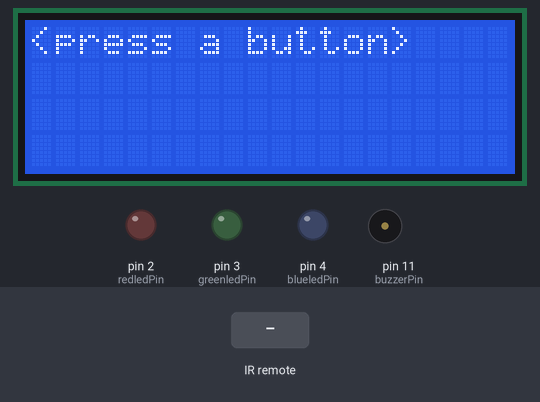
The program below on a simulated Arduino Uno, built with avr-gcc and run on an emulated ATmega328P. Shown: 20×4 character LCD, output pins drawn as LEDs (lit = HIGH), buzzer (waves = sounding). The test bench sets the inputs (shaded band). What the program prints to the serial monitor is not drawn.

Above: at 1.2 s.
1.3 s: infrared code 0x30 received
At 2.5 s:
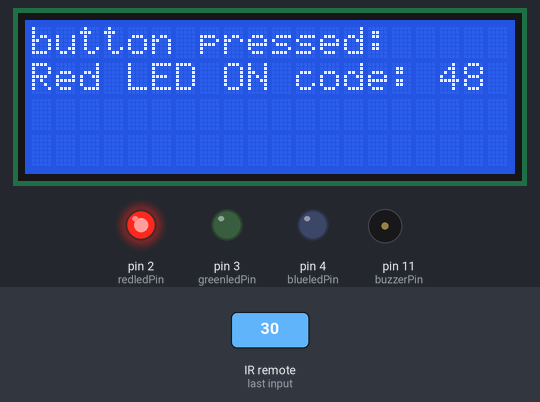
2.8 s: infrared code 0x7A received
At 4.0 s:
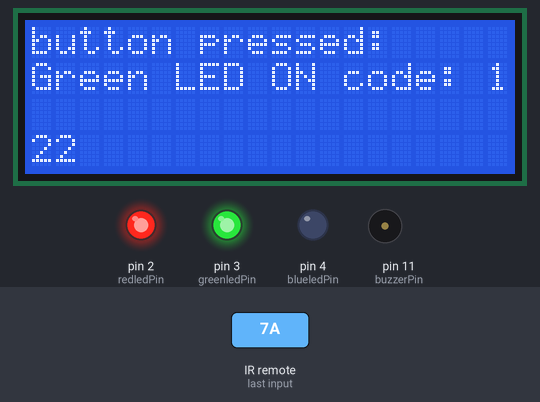
4.3 s: infrared code 0x18 received
At 5.1 s:
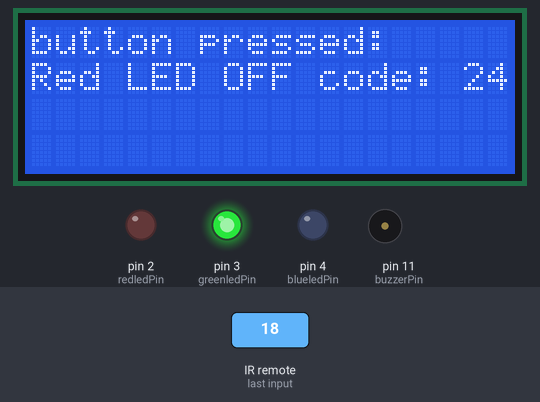
5.8 s: infrared code 0x38 received
At 6.2 s:
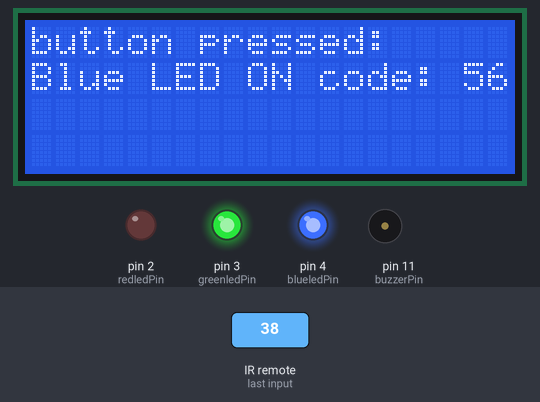
7.3 s: infrared code 0x10 received
At 8.5 s:
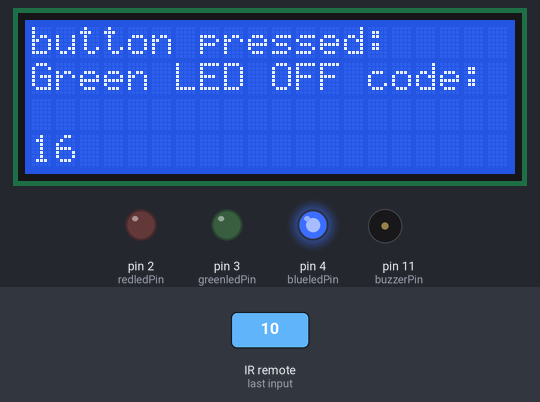
8.8 s: infrared code 0x42 received
At 9.6 s:
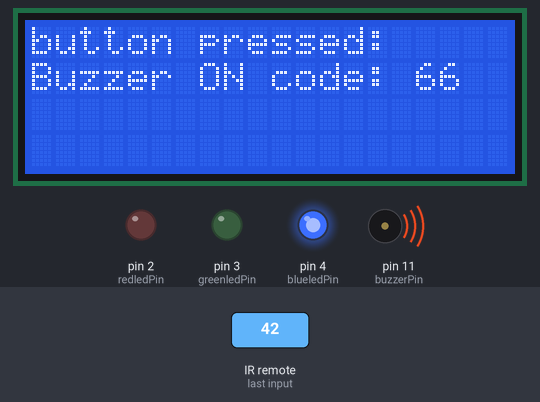
Timing chart, 0 to 11.3 s (numbered marks = the images above; inputs shaded):
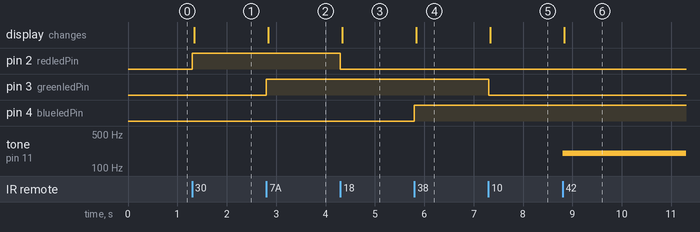

The program:

main.cpp
```cpp
#include <Arduino.h>
#include <IRremote.hpp>
#include <LiquidCrystal_I2C.h>

#define IR_RECEIVE_PIN 13
#define I2C_ADDR    0x27
#define LCD_COLUMNS 20
#define LCD_LINES   4

int redledPin =2;
int greenledPin =3;
int blueledPin =4;
int buzzerPin =11;

LiquidCrystal_I2C lcd(I2C_ADDR, LCD_COLUMNS, LCD_LINES);

// Function declarations
void translateIR();
void lcdPrint(const char* text);

void initializeReceiver() {
  // set up the receiver to receive input the NEW way- it changed from earlier versions)
  IrReceiver.begin(IR_RECEIVE_PIN);
}

void initializeLCD() {
  lcd.begin(LCD_COLUMNS, LCD_LINES);
  lcd.print("<press a button>");  // print something.
}

void setup() {
  Serial.begin(9600);

  pinMode(redledPin, OUTPUT);
  pinMode(greenledPin, OUTPUT);
  pinMode(blueledPin, OUTPUT);
  // pinMode for buzzer not needed when using tone()

  digitalWrite(redledPin, LOW);
  digitalWrite(greenledPin, LOW);
  digitalWrite(blueledPin, LOW);

  initializeReceiver();
  initializeLCD();
}

void loop() {
  // Checks received an IR signal
  if (IrReceiver.decode()) {
    translateIR(); // calls our translate function
    IrReceiver.resume();  // Receive the next value
  }
}

void lcdPrint(const char* text) {
  lcd.clear();
  lcd.setCursor(0, 0); // set cursor for text to print in top left row/column
  lcd.print("button pressed:");
  lcd.setCursor(0, 1); // move cursor to print to next line.
  lcd.print(text);
  lcd.print(" code: ");
  lcd.print(IrReceiver.decodedIRData.command);
}

void translateIR() {
  // Takes command based on IR code received
  Serial.print("Button pressed - Code: ");
  Serial.println(IrReceiver.decodedIRData.command);

  switch (IrReceiver.decodedIRData.command) {
    case 48:  // num: 1 - Red LED ON
      digitalWrite(redledPin, HIGH);
      lcdPrint("Red LED ON");
      break;
    case 24:  // num: 2 - Red LED OFF
      digitalWrite(redledPin, LOW);
      lcdPrint("Red LED OFF");
      break;
    case 122:  // num: 3 - Green LED ON
      digitalWrite(greenledPin, HIGH);
      lcdPrint("Green LED ON");
      break;
    case 16:  // num: 4 - Green LED OFF
      digitalWrite(greenledPin, LOW);
      lcdPrint("Green LED OFF");
      break;
    case 56:  // num: 5 - Blue LED ON
      digitalWrite(blueledPin, HIGH);
      lcdPrint("Blue LED ON");
      break;
    case 90:  // num: 6 - Blue LED OFF
      digitalWrite(blueledPin, LOW);
      lcdPrint("Blue LED OFF");
      break;
    case 66:  // num: 7 - Buzzer ON]
      //digitalWrite(buzzerPin,HIGH);
      tone(buzzerPin, 200);  // 1000Hz for 500ms
      lcdPrint("Buzzer ON");
      break;
    case 74:  // num: 8 - Buzzer OFF
      //digitalWrite(buzzerPin,LOW);
      noTone(buzzerPin);
      lcdPrint("Buzzer OFF");
      break;
    case 82:  // num: 9 - All OFF
      digitalWrite(redledPin, LOW);
      digitalWrite(greenledPin, LOW);
      digitalWrite(blueledPin, LOW);
      noTone(buzzerPin);
      lcdPrint("All OFF");
      break;
    case 104:  // num: 0 - All ON
      digitalWrite(redledPin, HIGH);
      digitalWrite(greenledPin, HIGH);
      digitalWrite(blueledPin, HIGH);
      tone(buzzerPin, 500, 500);  // 500Hz for 500ms
      lcdPrint("All ON");
      break;
    case 162:
      lcdPrint("POWER");
      break;
    case 226:
      lcdPrint("MENU");
      break;
    default:
      lcd.clear();
      lcd.print(IrReceiver.decodedIRData.command);
      lcd.print(" other button");
  }
}
```

Measured:
- after the input at 1.3 s, pin 2 (redledPin): LOW → HIGH at once; the display: changes at once (image 1)
- after the input at 2.8 s, pin 3 (greenledPin): LOW → HIGH at once; the display: changes at once (image 2)
- after the input at 4.3 s, pin 2 (redledPin): HIGH → LOW at once; the display: changes at once (image 3)
- after the input at 5.8 s, pin 4 (blueledPin): LOW → HIGH at once; the display: changes at once (image 4)
- after the input at 7.3 s, pin 3 (greenledPin): HIGH → LOW at once; the display: changes at once (image 5)
- after the input at 8.8 s, tone on pin 11 (buzzerPin): silent → 200 Hz at once; the display: changes at once (image 6)
